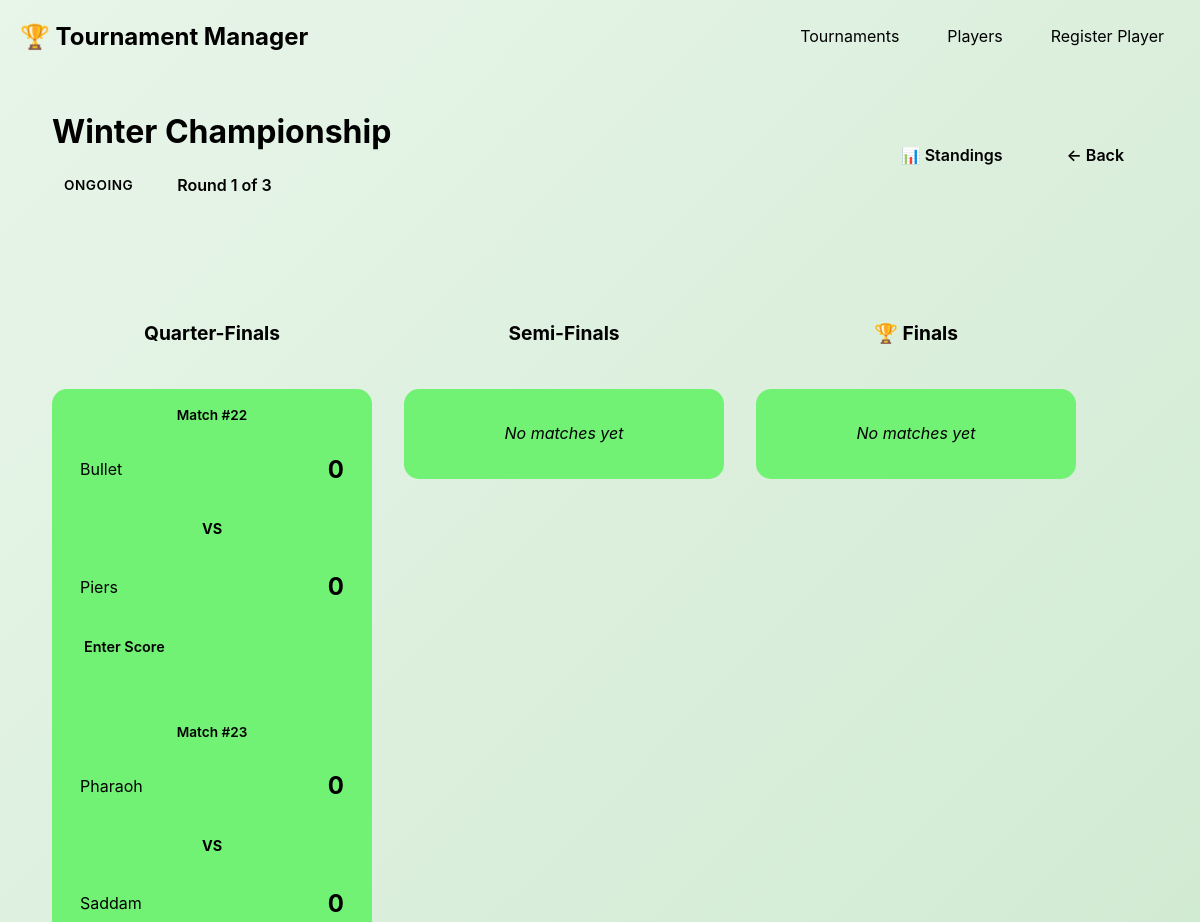
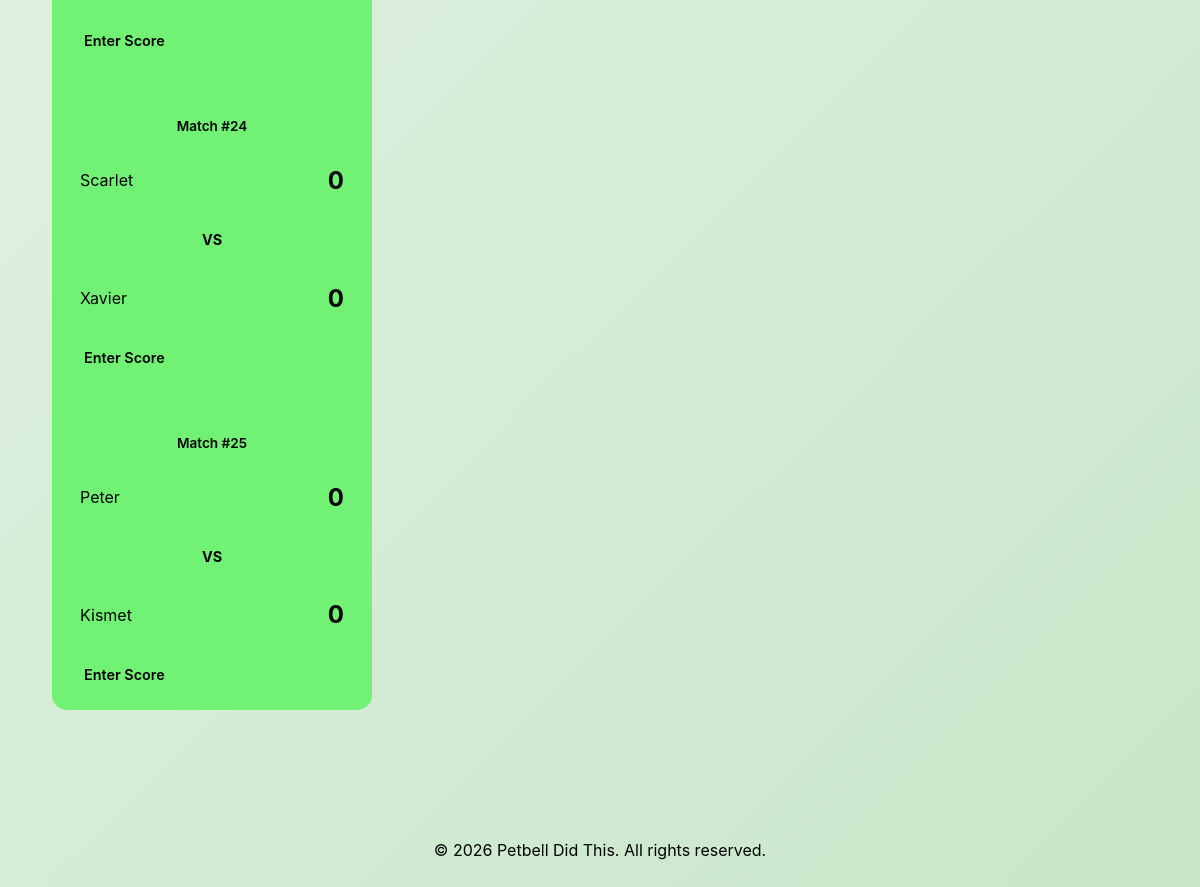
The page /tournaments/4 on the database its author committed (2 pictures, top to bottom).
### models.py (models this page shows)
class Tournament (SQLModel, table=True):
    tournament_id: int = Field(default=None, primary_key=True)
    name: str
    status: str
    number_of_teams: int
    current_round: int
    total_rounds: int
    winner_id: int | None = None

class Match (SQLModel, table=True):
    match_id: int = Field(default=None, primary_key=True)
    tournament_id: int = Field(foreign_key="tournament.tournament_id")
    round_num: int
    team1_id: str
    team2_id : str
    team1_score : int | None = None
    team2_score : int | None = None
    winner_id: int | None = None
    loser_id : int | None = None
    status: str

class Player(SQLModel, table=True):
    player_id: int = Field(default=None, primary_key=True)
    name: str
    email: str
    games: list["Game"] = Relationship(back_populates="player")

### game.py (the view)
@app.get("/tournaments/{tournament_id}", response_class=HTMLResponse)
async def tournament_bracket_view(
    request: Request,
    tournament_id: int,
    session: sessionDep
):
    tournament = session.get(Tournament, tournament_id)
    if not tournament:
        raise HTTPException(status_code=404, detail="Tournament not found")
    matches = session.exec(
        select(Match).where(Match.tournament_id == tournament_id)
        .order_by(Match.round_num)
    ).all()
    matches_by_round = {}
    for match in matches:
        if match.round_num not in matches_by_round:
            matches_by_round[match.round_num] = []
        matches_by_round[match.round_num].append(match)
    player_ids = set()
    for match in matches:
        if match.team1_id:
            player_ids.add(int(match.team1_id))
        if match.team2_id:
            player_ids.add(int(match.team2_id))
    players_list = session.exec(
        select(Player).where(Player.player_id.in_(player_ids))
    ).all()
    players = {str(p.player_id): p for p in players_list}
    return templates.TemplateResponse(
        "tournament_bracket.html",
        {
            "request": request,
            "tournament": tournament,
            "matches_by_round": matches_by_round,
            "players": players
        }
    )

### templates/tournament_bracket.html (shortened to what this page needs)
{% extends "base.html" %}
{% block content %}
<div class="tournament-header">
    <div class="header-content">
        <h1>{{ tournament.name }}</h1>
        <div class="tournament-meta">
            <span class="badge badge-{{ tournament.status }}">{{ tournament.status }}</span>
            <span class="round-info">Round {{ tournament.current_round }} of {{ tournament.total_rounds }}</span>
        </div>
    </div>
    <div class="header-actions">
        <a href="/tournaments/{{ tournament.tournament_id }}/standings" class="btn btn-outline">📊 Standings</a>
        <a href="/" class="btn btn-secondary">← Back</a>
    </div>
</div>
<div class="bracket-container">
    {% for round_num in range(1, tournament.total_rounds + 1) %}
    <div class="round-column {% if round_num == tournament.current_round %}current-round{% endif %}">
        <h2 class="round-title">
            {% if round_num == tournament.total_rounds %}
                🏆 Finals
            {% elif round_num == tournament.total_rounds - 1 %}
                Semi-Finals
            {% elif round_num == tournament.total_rounds - 2 %}
                Quarter-Finals
            {% else %}
                Round {{ round_num }}
            {% endif %}
        </h2>
        <div class="matches-list">
            {% if round_num in matches_by_round %}
                {% for match in matches_by_round[round_num] %}
                <div class="match-card {% if match.status == 'completed' %}completed{% elif match.status == 'pending' and round_num == tournament.current_round %}active{% else %}future{% endif %}">
                    <div class="match-number">Match #{{ match.match_id }}</div>
                    <div class="team {% if match.winner_id == match.team1_id|string %}winner{% endif %}">
                        <div class="team-info">
                            <span class="team-name">
                                {% if match.team1_id in players %}
                                    {{ players[match.team1_id].name }}
                                {% else %}
                                    Player {{ match.team1_id }}
                                {% endif %}
                            </span>
                        </div>
                        <span class="score">{{ match.team1_score }}</span>
                    </div>
                    <div class="vs-divider">VS</div>
                    <div class="team {% if match.winner_id == match.team2_id|string %}winner{% endif %}">
                        <div class="team-info">
                            <span class="team-name">
                                {% if match.team2_id in players %}
                                    {{ players[match.team2_id].name }}
                                {% else %}
                                    Player {{ match.team2_id }}
                                {% endif %}
                            </span>
                        </div>
                        <span class="score">{{ match.team2_score }}</span>
                    </div>
                    {% if match.status == 'pending' and round_num == tournament.current_round %}
                        <a href="/tournaments/{{ tournament.tournament_id }}/matches/{{ match.match_id }}/score" class="btn btn-small btn-primary">Enter Score</a>
                    {% elif match.status == 'completed' %}
                        <div class="match-status">✓ Completed</div>
                    {% else %}
                        <div class="match-status">⏳ Pending</div>
                    {% endif %}
                </div>
                {% endfor %}
            {% else %}
                <div class="no-matches">No matches yet</div>
            {% endif %}
        </div>
    </div>
    {% endfor %}
</div>
{% endblock %}

### static/style.css (style rules this page uses)
* { margin: 0; padding: 0; box-sizing: border-box; }
body { font-family: -apple-system, BlinkMacSystemFont, 'Segoe UI', Roboto, Oxygen, Ubuntu, Cantarell, sans-serif; line-height: 1.6; color: var(--text-dark); background: linear-gradient(135deg, #e8f5e9 0%, #c8e6c9 100%); min-height: 100vh; }
.btn { display: inline-block; padding: 0.75rem 1.5rem; border-radius: 8px; text-decoration: none; border: none; cursor: pointer; font-size: 1rem; font-weight: 600; transition: all 0.3s; text-align: center; }
.btn-primary { background: linear-gradient(135deg, var(--primary-green) 0%, var(--dark-green) 100%); color: var(--white); box-shadow: var(--shadow-sm); }
.btn-secondary { background: var(--light-gray); color: var(--text-dark); }
.btn-outline { background: transparent; border: 2px solid var(--primary-green); color: var(--primary-green); }
.btn-small { padding: 0.5rem 1rem; font-size: 0.9rem; }
.badge { padding: 0.25rem 0.75rem; border-radius: 20px; font-size: 0.85rem; font-weight: 600; text-transform: uppercase; letter-spacing: 0.5px; }
.badge-ongoing { background: var(--pale-green); color: var(--dark-green); }
.tournament-header { background: var(--white); padding: 2rem; border-radius: 12px; box-shadow: var(--shadow-sm); margin-bottom: 2rem; display: flex; justify-content: space-between; align-items: center; }
.header-content h1 { color: var(--dark-green); margin-bottom: 0.5rem; }
.tournament-meta { display: flex; gap: 1rem; align-items: center; }
.round-info { background: var(--pale-green); padding: 0.5rem 1rem; border-radius: 20px; font-weight: 600; color: var(--dark-green); }
.header-actions { display: flex; gap: 1rem; }
.bracket-container { display: flex; gap: 2rem; overflow-x: auto; padding: 2rem; background: var(--white); border-radius: 12px; box-shadow: var(--shadow-sm); }
.round-column { min-width: 320px; flex-shrink: 0; }
.round-column.current-round .round-title { background: linear-gradient(135deg, var(--primary-green) 0%, var(--dark-green) 100%); color: var(--white); }
.round-title { background: var(--pale-green); color: var(--dark-green); padding: 1rem; border-radius: 8px; text-align: center; font-size: 1.2rem; margin-bottom: 1.5rem; font-weight: bold; }
.matches-list { display: flex; flex-direction: column; gap: 1.5rem; background-color: #71f275; border-radius: 15px; box-shadow: cadetblue 0px 4px 8px rgba(0,0,0,0.1); }
.match-card { background: #fafafa; border: 2px solid var(--light-gray); border-radius: 12px; padding: 1rem; transition: all 0.3s; }
.match-card.active { border-color: var(--primary-green); background: var(--white); box-shadow: var(--shadow-md); }
.match-number { text-align: center; color: var(--text-light); font-size: 0.85rem; margin-bottom: 0.75rem; font-weight: 600; }
.team { display: flex; justify-content: space-between; align-items: center; padding: 0.75rem; background: var(--white); border-radius: 8px; margin: 0.5rem 0; transition: all 0.3s; }
.team-info { display: flex; align-items: center; gap: 0.5rem; }
.team-name { font-size: 1rem; }
.score { font-size: 1.5rem; font-weight: bold; color: var(--primary-green); }
.vs-divider { text-align: center; font-weight: bold; color: var(--text-light); padding: 0.5rem 0; font-size: 0.9rem; }
.no-matches { text-align: center; padding: 2rem; color: var(--text-light); font-style: italic; }

### rows shown on the page
Tournament: name "Winter Championship", status "ONGOING", current_round "1", total_rounds "3"
Match: match_id "22", team1_score "0", team2_score "0"
Player: name "Bullet"
Player: name "Piers"
Match: match_id "23", team1_score "0", team2_score "0"
Player: name "Pharaoh"
Player: name "Saddam"
Match: match_id "24", team1_score "0", team2_score "0"
Player: name "Scarlet"
Player: name "Xavier"
Match: match_id "25", team1_score "0", team2_score "0"
Player: name "Peter"
Player: name "Kismet"
